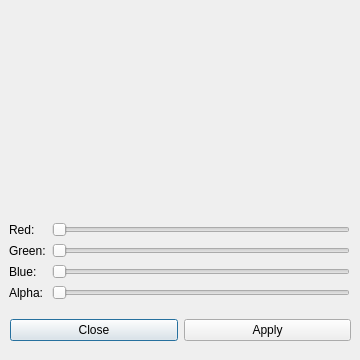
<?xml version="1.0" encoding="UTF-8"?>
<ui version="4.0">
 <class>COLOR_Select</class>
 <widget class="QDialog" name="COLOR_Select">
  <property name="geometry">
   <rect>
    <x>0</x>
    <y>0</y>
    <width>360</width>
    <height>360</height>
   </rect>
  </property>
  <property name="minimumSize">
   <size>
    <width>360</width>
    <height>360</height>
   </size>
  </property>
  <property name="maximumSize">
   <size>
    <width>360</width>
    <height>360</height>
   </size>
  </property>
  <property name="windowTitle">
   <string>Dialog</string>
  </property>
  <widget class="QWidget" name="layoutWidget">
   <property name="geometry">
    <rect>
     <x>10</x>
     <y>310</y>
     <width>341</width>
     <height>41</height>
    </rect>
   </property>
   <layout class="QHBoxLayout" name="horizontalLayout_2">
    <item>
     <widget class="QPushButton" name="closeButton">
      <property name="text">
       <string>Close</string>
      </property>
     </widget>
    </item>
    <item>
     <widget class="QPushButton" name="applyButton">
      <property name="text">
       <string>Apply</string>
      </property>
     </widget>
    </item>
   </layout>
  </widget>
  <widget class="QWidget" name="verticalLayoutWidget">
   <property name="geometry">
    <rect>
     <x>9</x>
     <y>9</y>
     <width>341</width>
     <height>291</height>
    </rect>
   </property>
   <layout class="QVBoxLayout" name="verticalLayout">
    <item>
     <widget class="QLabel" name="rbga_color">
      <property name="text">
       <string/>
      </property>
     </widget>
    </item>
    <item>
     <layout class="QGridLayout" name="gridLayout">
      <item row="3" column="0">
       <widget class="QLabel" name="label_4">
        <property name="text">
         <string>Alpha:</string>
        </property>
       </widget>
      </item>
      <item row="0" column="1">
       <widget class="QSlider" name="red">
        <property name="maximum">
         <number>255</number>
        </property>
        <property name="orientation">
         <enum>Qt::Horizontal</enum>
        </property>
       </widget>
      </item>
      <item row="1" column="0">
       <widget class="QLabel" name="label_2">
        <property name="text">
         <string>Green:</string>
        </property>
       </widget>
      </item>
      <item row="2" column="0">
       <widget class="QLabel" name="label_3">
        <property name="text">
         <string>Blue:</string>
        </property>
       </widget>
      </item>
      <item row="3" column="1">
       <widget class="QSlider" name="alpha">
        <property name="maximum">
         <number>255</number>
        </property>
        <property name="orientation">
         <enum>Qt::Horizontal</enum>
        </property>
       </widget>
      </item>
      <item row="0" column="0">
       <widget class="QLabel" name="label">
        <property name="text">
         <string>Red:</string>
        </property>
       </widget>
      </item>
      <item row="1" column="1">
       <widget class="QSlider" name="green">
        <property name="maximum">
         <number>255</number>
        </property>
        <property name="orientation">
         <enum>Qt::Horizontal</enum>
        </property>
       </widget>
      </item>
      <item row="2" column="1">
       <widget class="QSlider" name="blue">
        <property name="maximum">
         <number>255</number>
        </property>
        <property name="orientation">
         <enum>Qt::Horizontal</enum>
        </property>
       </widget>
      </item>
     </layout>
    </item>
   </layout>
  </widget>
 </widget>
 <resources/>
 <connections/>
</ui>
